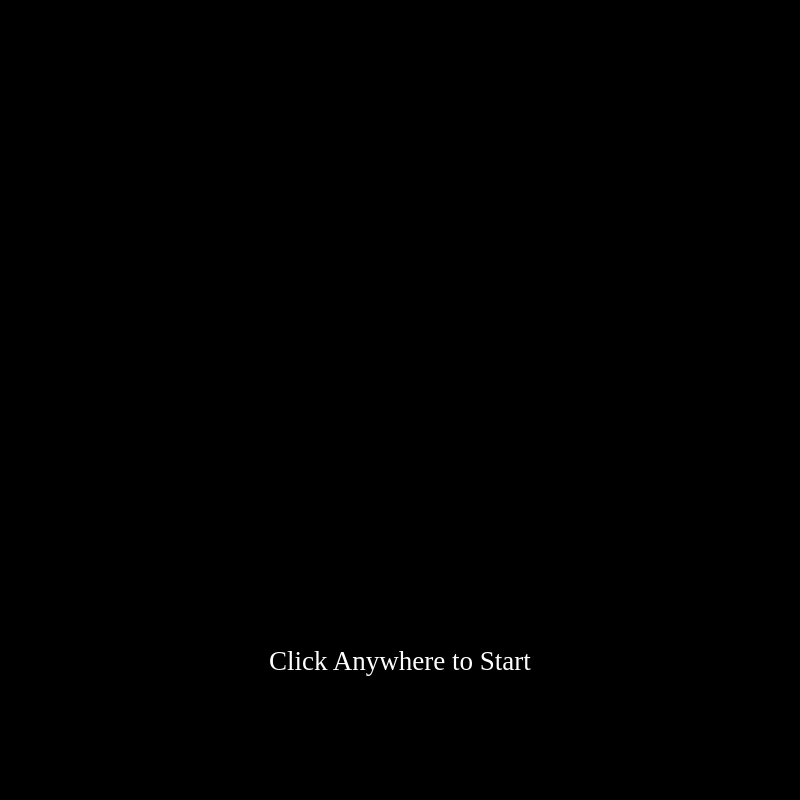
<?xml version="1.0" encoding="UTF-8"?>
<ui version="4.0">
 <class>abc</class>
 <widget class="QDialog" name="abc">
  <property name="geometry">
   <rect>
    <x>0</x>
    <y>0</y>
    <width>800</width>
    <height>800</height>
   </rect>
  </property>
  <property name="windowTitle">
   <string>Dialog</string>
  </property>
  <property name="styleSheet">
   <string notr="true">background-color:black</string>
  </property>
  <widget class="QLabel" name="label_2">
   <property name="geometry">
    <rect>
     <x>225</x>
     <y>640</y>
     <width>350</width>
     <height>40</height>
    </rect>
   </property>
   <property name="font">
    <font>
     <family>Georgia</family>
     <pointsize>20</pointsize>
     <weight>9</weight>
     <italic>false</italic>
     <bold>false</bold>
    </font>
   </property>
   <property name="styleSheet">
    <string notr="true">font: 75 20pt &quot;Georgia&quot;;
color:white;
background:transparent;</string>
   </property>
   <property name="text">
    <string>Click Anywhere to Start</string>
   </property>
   <property name="alignment">
    <set>Qt::AlignCenter</set>
   </property>
  </widget>
  <widget class="QLabel" name="label">
   <property name="geometry">
    <rect>
     <x>100</x>
     <y>120</y>
     <width>601</width>
     <height>331</height>
    </rect>
   </property>
   <property name="text">
    <string/>
   </property>
   <property name="pixmap">
    <pixmap>../Images and icon/bg.jpg</pixmap>
   </property>
   <property name="scaledContents">
    <bool>true</bool>
   </property>
  </widget>
 </widget>
 <resources/>
 <connections/>
</ui>
